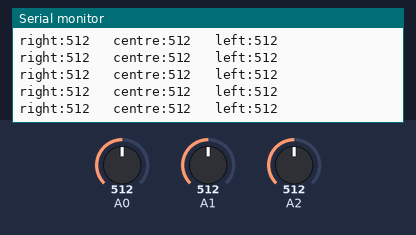
Simulated run of this sketch. Board: Arduino Uno, built with avr-gcc and run on an emulated ATmega328P. On the bench: the last lines printed to the serial monitor. The inputs (shaded band) are chosen by the test bench; at power-on: A0 = 512, A1 = 512, A2 = 512.

Above: at 1.2 s.
1.3 s: A0 set to 11
At 1.8 s:
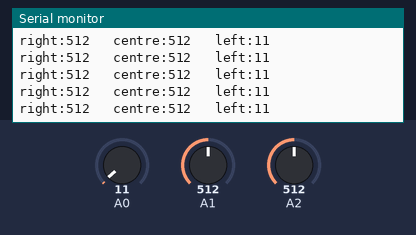
4.3 s: A0 set to 8
At 4.8 s:
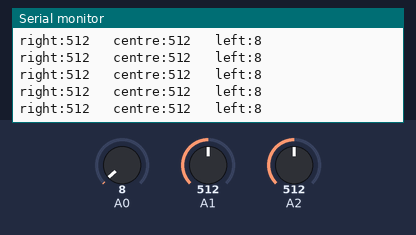
5.8 s: A1 set to 108
At 6.6 s:
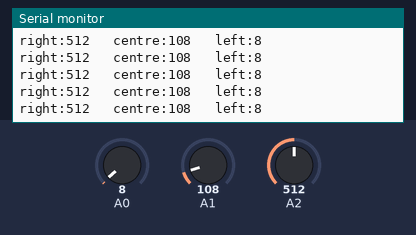
8.8 s: A1 set to 94
At 9.3 s:
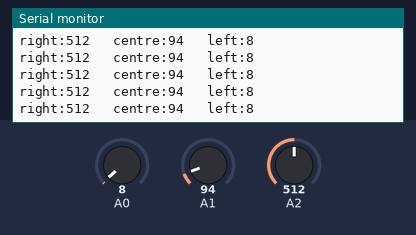
11.8 s: A2 set to 105
At 12.3 s:
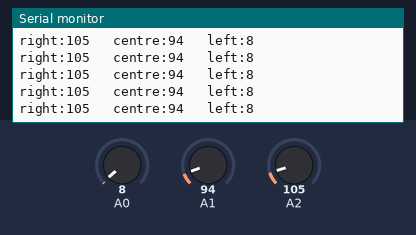
14.8 s: A2 set to 95
At 15.6 s:
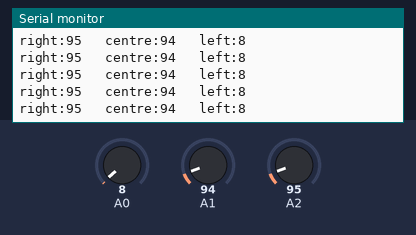
Timing chart, 0 to 17.8 s (numbered marks = the images above; inputs shaded):
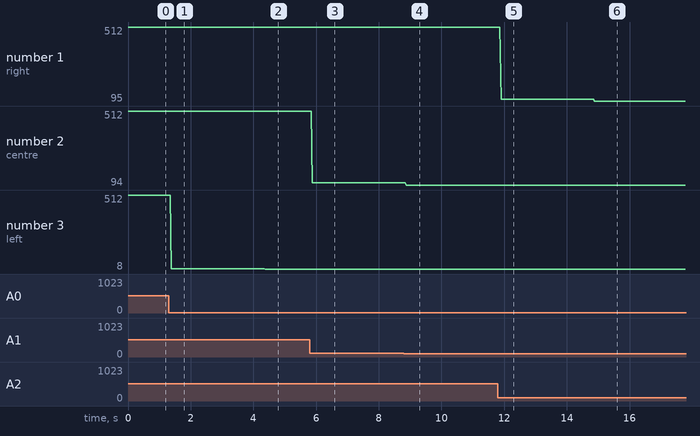

Measured:
- after the input at 1.3 s, the serial monitor: prints a new line after 0.08 s (image 1)
- after the input at 4.3 s, the serial monitor: prints a new line after 0.09 s (image 2)
- after the input at 5.8 s, the serial monitor: prints a new line after 0.08 s (image 3)
- after the input at 8.8 s, the serial monitor: prints a new line after 0.08 s (image 4)
- after the input at 11.8 s, the serial monitor: prints a new line after 0.10 s (image 5)
- after the input at 14.8 s, the serial monitor: prints a new line after 0.08 s (image 6)
- plotted number 1: 512 → 105 after the input at 11.8 s, 105 → 95 after the input at 14.8 s
- plotted number 2: 512 → 108 after the input at 5.8 s, 108 → 94 after the input at 8.8 s

The sketch:

InfraredTracingTest.ino
```cpp
// (licence header left out)
 void setup() {
 Serial.begin(9600);
 pinMode(A0,INPUT);
 pinMode(A1,INPUT);
 pinMode(A2,INPUT);
}
void loop() {
  int left, centre, right;
  left = analogRead(A0);
  centre = analogRead(A1);
  right = analogRead(A2);
  Serial.print("right:");
  Serial.print(right);
  Serial.print("   ");
  Serial.print("centre:");
  Serial.print(centre);
  Serial.print("   ");
  Serial.print("left:");
  Serial.print(left);
  Serial.println("   ");
}
```
